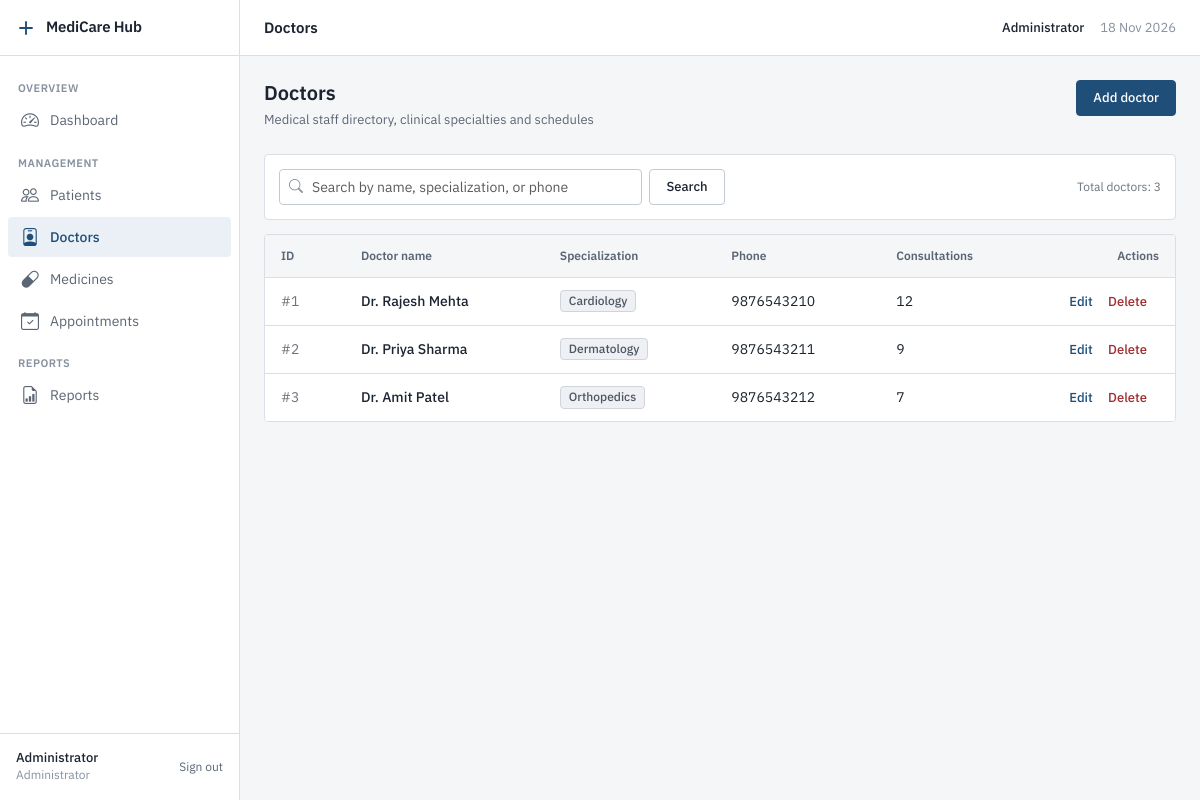
Page /admin/doctors.php (signed in) on the committed database.
### tables this page shows
CREATE TABLE Doctor (
    doctor_id INT AUTO_INCREMENT PRIMARY KEY,
    name VARCHAR(100) NOT NULL,
    specialization VARCHAR(100) NOT NULL,
    phone VARCHAR(20) NOT NULL
);

### includes/functions.php (called while the page is built, shortened)
<?php
function e(string $str): string
{
    return htmlspecialchars($str, ENT_QUOTES, 'UTF-8');
}
function paginate(PDO $pdo, string $countQuery, array $params, int $perPage = 10): array
{
    $stmt = $pdo->prepare($countQuery);
    $stmt->execute($params);
    $totalRecords = (int) $stmt->fetchColumn();
    $totalPages = max(1, (int) ceil($totalRecords / $perPage));
    $currentPage = isset($_GET['page']) ? (int) $_GET['page'] : 1;
    $offset = ($currentPage - 1) * $perPage;
    return [
        'total_pages'   => $totalPages,
        'current_page'  => $currentPage,
        'offset'        => $offset,
        'total_records' => $totalRecords,
    ];
}

### admin/doctors.php (the view, shortened to what this page needs)
<?php
require_once __DIR__ . '/../config/db.php';
require_once __DIR__ . '/../includes/functions.php';
$search = trim($_GET['search'] ?? '');
$params = [];
$whereClause = '';
$countSql = "SELECT COUNT(*) FROM Doctor $whereClause";
$pagination = paginate($pdo, $countSql, $params, 8);
$sql = "SELECT d.*, COUNT(a.appointment_id) AS total_appointments
        FROM Doctor d
        LEFT JOIN Appointment a ON d.doctor_id = a.doctor_id
        $whereClause
        GROUP BY d.doctor_id
        ORDER BY d.doctor_id ASC
        LIMIT " . $pagination['offset'] . ", 8";
$stmt = $pdo->prepare($sql);
$stmt->execute($params);
$doctors = $stmt->fetchAll();
require_once __DIR__ . '/../includes/header.php';
?>
<div class="page-header">
    <div>
        <h1 class="page-title">Doctors</h1>
        <p class="page-description">Medical staff directory, clinical specialties and schedules</p>
    </div>
    <a href="/medicarehub/admin/doctor_form.php" class="btn btn-primary">Add doctor</a>
</div>
<div class="card mb-3">
    <div class="card-body p-3">
        <form method="GET" action="/medicarehub/admin/doctors.php" class="row g-2 align-items-center">
            <div class="col-md-5">
                <div class="search-input-group">
                    <input type="text" name="search" class="form-control" placeholder="Search by name, specialization, or phone" value="<?php echo e($search); ?>">
                </div>
            </div>
            <div class="col-auto">
                <button type="submit" class="btn btn-secondary">Search</button>
            </div>
            <div class="col-auto ms-auto text-secondary small tabular-nums">
                Total doctors: <?php echo $pagination['total_records']; ?>
            </div>
        </form>
    </div>
</div>
<div class="table-container">
    <div class="table-responsive">
        <table class="table align-middle">
            <thead>
                <tr>
                    <th style="width: 80px;">ID</th>
                    <th>Doctor name</th>
                    <th>Specialization</th>
                    <th>Phone</th>
                    <th>Consultations</th>
                    <th class="text-end" style="width: 140px;">Actions</th>
                </tr>
            </thead>
            <tbody>
                <?php if (empty($doctors)): ?>
                    <tr>
                        <td colspan="6" class="text-center py-4 text-muted">No doctor records found.</td>
                    </tr>
                <?php else: ?>
                    <?php foreach ($doctors as $d): ?>
                        <tr>
                            <td class="text-secondary tabular-nums">#<?php echo e((string)$d['doctor_id']); ?></td>
                            <td class="fw-medium"><?php echo e($d['name']); ?></td>
                            <td>
                                <span class="badge badge-status badge-status-neutral"><?php echo e($d['specialization']); ?></span>
                            </td>
                            <td class="tabular-nums"><?php echo e($d['phone']); ?></td>
                            <td class="tabular-nums"><?php echo e((string)$d['total_appointments']); ?></td>
                            <td class="text-end">
                                <a href="/medicarehub/admin/doctor_form.php?id=<?php echo $d['doctor_id']; ?>" class="table-action-link">Edit</a>
                                <button type="button" class="table-action-link text-danger border-0 bg-transparent p-0" data-bs-toggle="modal" data-bs-target="#deleteModal" data-action="/medicarehub/admin/doctors.php" data-id="<?php echo $d['doctor_id']; ?>" data-name="<?php echo e($d['name']); ?>">Delete</button>
                            </td>
                        </tr>
                    <?php endforeach; ?>
                <?php endif; ?>
            </tbody>
        </table>
    </div>
</div>
<?php require_once __DIR__ . '/../includes/footer.php'; ?>

### assets/css/style.css (style rules this page uses)
:root { --bg: #F5F6F8; --surface: #FFFFFF; --border: #DADFE6; --border-strong: #C3CAD4; --text: #1B2430; --text-secondary: #5B6675; --text-muted: #8791A0; --accent: #1F4E79; --accent-hover: #173B5C; --accent-subtle: #EAF0F6; --status-success: #2E6B4F; --status-success-bg: #EAF3EE; --status-warning: #8A5A00; --status-warning-bg: #FBF3E2; --status-danger: #A12C2C; --status-danger-bg: #FAEDED; --status-neutral: #4B5563; --status-neutral-bg: #EEF0F3; --radius: 4px; --sidebar-width: 240px; --topbar-height: 56px; --shadow-overlay: 0 4px 12px rgba(0, 0, 0, 0.08); }
*, *::before, *::after { box-sizing: border-box; }
html, body { margin: 0; padding: 0; background-color: var(--bg); color: var(--text); font-family: 'IBM Plex Sans', -apple-system, BlinkMacSystemFont, "Segoe UI", Roboto, sans-serif; font-size: 14px; line-height: 1.5; font-weight: 400; -webkit-font-smoothing: antialiased; -moz-osx-font-smoothing: grayscale; }
h1, h2, h3, h4, h5, h6 { color: var(--text); font-weight: 600; line-height: 1.3; margin-top: 0; margin-bottom: 0.5rem; letter-spacing: normal; text-transform: none; }
h1 { font-size: 24px; }
p { margin-top: 0; margin-bottom: 0.5rem; }
small, .small { font-size: 12px; }
a { color: var(--accent); text-decoration: none; transition: color 0.15s ease; }
.tabular-nums, .stat-value, table td, table th, .font-monospace { font-variant-numeric: tabular-nums; }
.page-header { display: flex; align-items: flex-start; justify-content: space-between; margin-bottom: 24px; gap: 16px; }
.page-title { font-size: 20px; font-weight: 600; color: var(--text); margin-bottom: 4px; }
.page-description { font-size: 13px; color: var(--text-secondary); margin-bottom: 0; }
.card { background-color: var(--surface); border: 1px solid var(--border); border-radius: var(--radius); box-shadow: none; margin-bottom: 24px; }
.card-body { padding: 20px; }
.btn { height: 36px; padding: 0 16px; font-size: 13px; font-weight: 500; font-family: inherit; border-radius: var(--radius); display: inline-flex; align-items: center; justify-content: center; gap: 8px; border: 1px solid transparent; cursor: pointer; text-decoration: none; transition: background-color 0.15s ease, border-color 0.15s ease, color 0.15s ease; white-space: nowrap; box-shadow: none !important; }
.btn-primary { background-color: var(--accent); border-color: var(--accent); color: #FFFFFF; }
.btn-secondary, .btn-outline-secondary, .btn-light { background-color: var(--surface); border-color: var(--border-strong); color: var(--text); }
.search-input-group { position: relative; display: flex; align-items: center; }
.search-input-group .form-control { padding-left: 32px; }
.form-control, .form-select { height: 36px; font-size: 14px; font-family: inherit; color: var(--text); background-color: var(--surface); border: 1px solid var(--border-strong); border-radius: var(--radius); padding: 0 10px; box-shadow: none !important; transition: border-color 0.15s ease, box-shadow 0.15s ease; }
.table-container { background-color: var(--surface); border: 1px solid var(--border); border-radius: var(--radius); overflow: hidden; margin-bottom: 24px; }
.table { width: 100%; margin-bottom: 0; color: var(--text); border-collapse: collapse; vertical-align: middle; }
.table thead th { background-color: var(--bg); color: var(--text-secondary); font-size: 12px; font-weight: 600; text-transform: none; letter-spacing: normal; border-bottom: 1px solid var(--border); border-top: none; padding: 12px 16px; white-space: nowrap; }
.table tbody td { padding: 12px 16px; font-size: 14px; border-bottom: 1px solid var(--border); height: 48px; background-color: var(--surface); color: var(--text); }
.table tbody tr:last-child td { border-bottom: none; }
.table-action-link { color: var(--accent); font-size: 13px; font-weight: 500; margin-right: 12px; text-decoration: none; }
.table-action-link.text-danger { color: var(--status-danger) !important; }
.badge, .badge-status { display: inline-flex; align-items: center; padding: 2px 8px; font-size: 12px; font-weight: 500; line-height: 1.4; border-radius: var(--radius); border: 1px solid transparent; white-space: nowrap; text-transform: capitalize; }
.badge-status-neutral, .badge.bg-secondary, .badge.bg-info { background-color: var(--status-neutral-bg) !important; color: var(--status-neutral) !important; border-color: #D1D5DB !important; }
* { text-shadow: none !important; }
.card, .stat-card, .btn, .form-control, .form-select, .table-container, .alert { box-shadow: none !important; }

### rows in the picture
doctor: doctor_id "1", name "Dr. Rajesh Mehta", specialization "Cardiology", phone "9876543210", total_appointments "12"
doctor: doctor_id "2", name "Dr. Priya Sharma", specialization "Dermatology", phone "9876543211", total_appointments "9"
doctor: doctor_id "3", name "Dr. Amit Patel", specialization "Orthopedics", phone "9876543212", total_appointments "7"

### other values in the picture
$sectionTitle "OVERVIEW"
$item['label'] "Dashboard"
$sectionTitle "MANAGEMENT"
$item['label'] "Patients"
$item['label'] "Doctors"
$item['label'] "Medicines"
$item['label'] "Appointments"
$sectionTitle "REPORTS"
$item['label'] "Reports"
$userName "Administrator"
$pageTitle "Doctors"
$_SESSION['user_name'] "Administrator"
$pagination['total_records'] "3"
